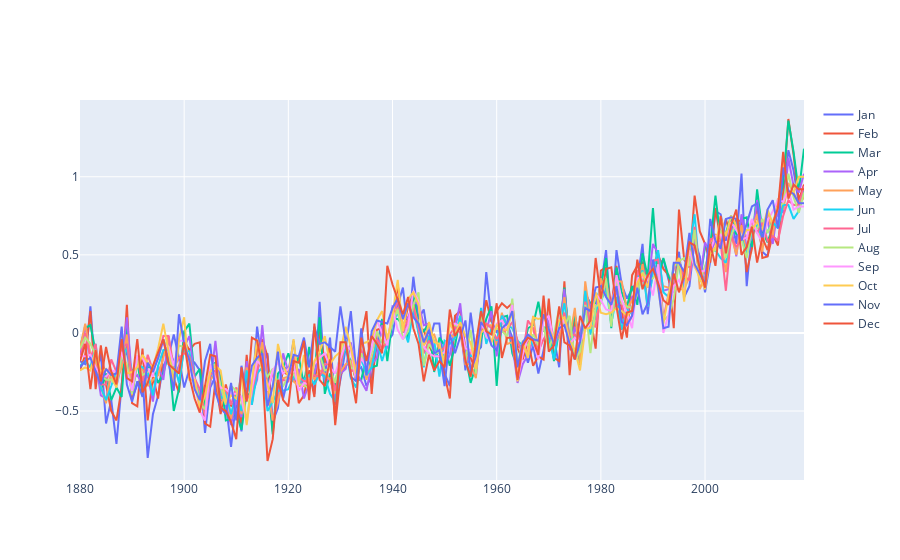

This figure's notebook cell:
### Code cell
fig = go.Figure()
col = 0
for col in range(12):
    scatter_plot = go.Scatter( x = df1.index,
                              y = df1.loc[:,df1.columns[col]],
                              name = df1.columns[col]
                             )
    fig.add_trace( scatter_plot )
    col += 1
fig.show()

### Figure 1 — Plotly figure (JSON) as saved in the notebook; plotly's stock layout.template omitted (floating-point values rounded to 4 significant figures; data arrays with more than 128 entries replaced by an {"elided": "..."} marker saying what was removed)
{"data": [{"name": "Jan", "type": "scatter", "x": {"elided": "140 int values"}, "y": {"elided": "140 float values"}}, {"name": "Feb", "type": "scatter", "x": {"elided": "140 int values"}, "y": {"elided": "140 float values"}}, {"name": "Mar", "type": "scatter", "x": {"elided": "140 int values"}, "y": {"elided": "140 float values"}}, {"name": "Apr", "type": "scatter", "x": {"elided": "140 int values"}, "y": {"elided": "140 float values"}}, {"name": "May", "type": "scatter", "x": {"elided": "140 int values"}, "y": {"elided": "140 float values"}}, {"name": "Jun", "type": "scatter", "x": {"elided": "140 int values"}, "y": {"elided": "140 float values"}}, {"name": "Jul", "type": "scatter", "x": {"elided": "140 int values"}, "y": {"elided": "140 float values"}}, {"name": "Aug", "type": "scatter", "x": {"elided": "140 int values"}, "y": {"elided": "140 float values"}}, {"name": "Sep", "type": "scatter", "x": {"elided": "140 int values"}, "y": {"elided": "140 float values"}}, {"name": "Oct", "type": "scatter", "x": {"elided": "140 int values"}, "y": {"elided": "140 float values"}}, {"name": "Nov", "type": "scatter", "x": {"elided": "140 int values"}, "y": {"elided": "140 float values"}}, {"name": "Dec", "type": "scatter", "x": {"elided": "140 int values"}, "y": {"elided": "140 float values"}}], "layout": {}}
